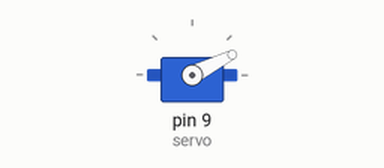
The sketch below on a simulated Arduino Uno, built with avr-gcc and run on an emulated ATmega328P. Parts: servo.

Above: at 0.15 s.
At 1.06 s:
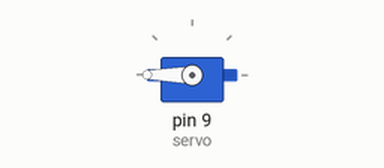
At 1.67 s:
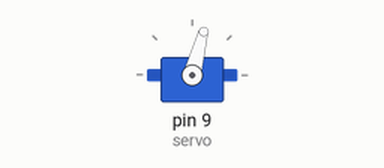
At 2.1 s:
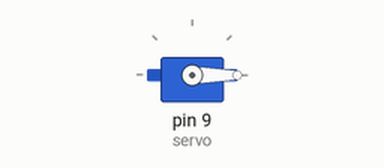
Timing chart, 0 to 3.6 s (numbered marks = the images above):
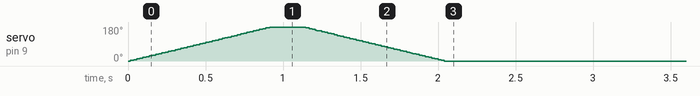

The sketch:

sketch.ino
```cpp
#include <Servo.h>

Servo servo; // create servo object to control a servo

int pos = 0; // variable to store the servo position
int mealsperday = 1;

void setup() {
  servo.attach(9);  // attaches the servo on pin 9 to the servo object
}

void loop() {
  if (mealsperday <= 4) {
    for (pos = 0; pos <= 200; pos += 1) { // goes from 0 degrees to 180 degrees in steps of 1 degree
      servo.write(pos);                   // tell servo to go to position in variable 'pos'
      delay(5);                           // waits 15ms for the servo to reach the position
    }
    for (pos = 200; pos >= 0; pos -= 1) {
      servo.write(pos);
      delay(5);
    }
    if (mealsperday < 4) {
      delay(4UL * 60UL * 60UL * 1000UL);
    }
    mealsperday++;
  } else {
    mealsperday = 1;
    delay(12UL * 60UL * 60UL * 1000UL);
  }
}
```

Measured:
- by itself, servo on pin 9 (servo): rises from 0° to 180° in 0.90 s, then falls to 0° in 1.1 s
